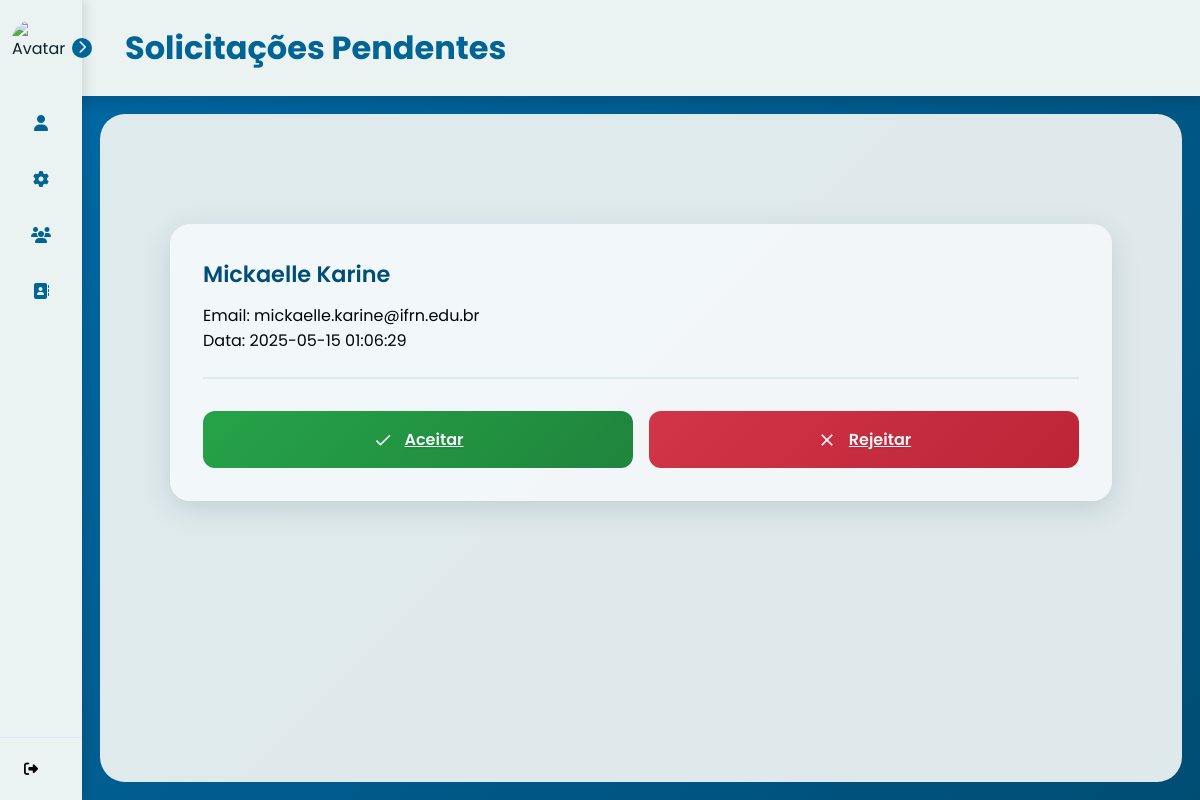
The app's page /solicitacoes_pendentes (signed in), older data.
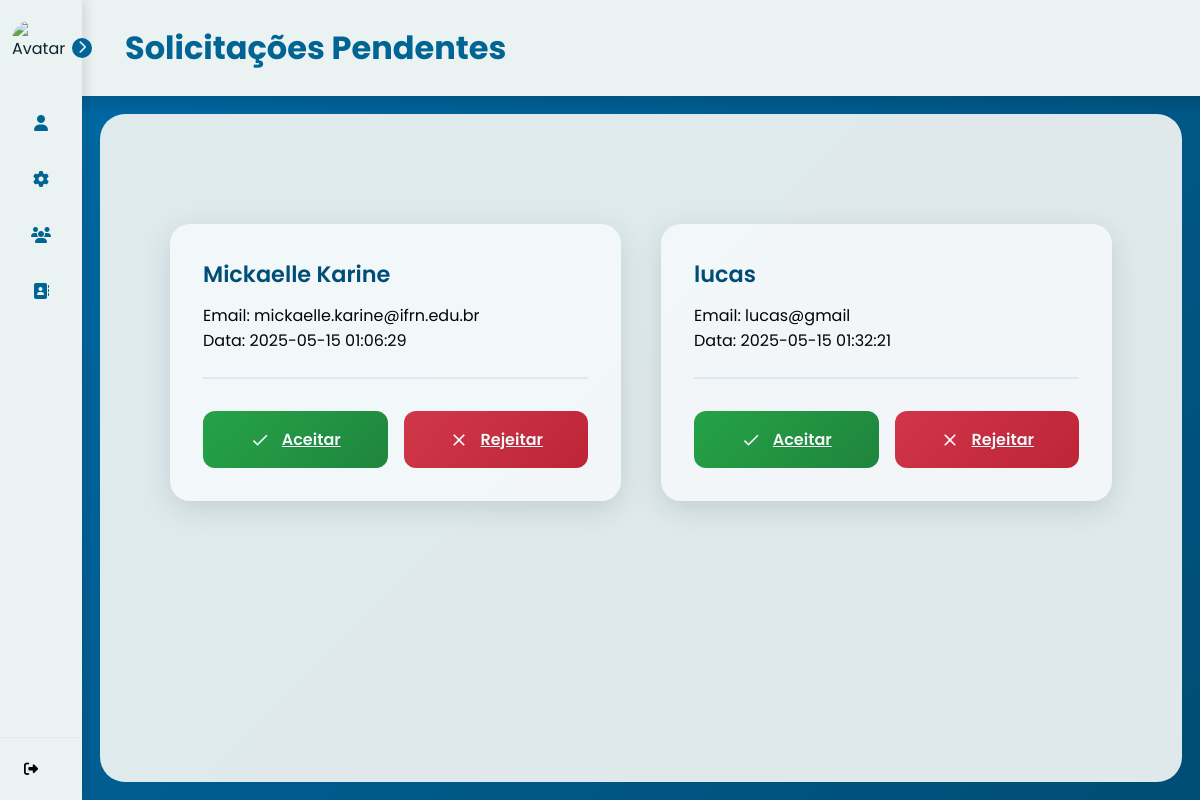
The same page, newer data.
### tables this page shows
CREATE TABLE solicitacoes_personal (
    id INTEGER PRIMARY KEY AUTOINCREMENT,
    aluno_id INTEGER NOT NULL,
    personal_id INTEGER NOT NULL,
    status TEXT DEFAULT 'pendente', /* valores: pendente, aceito, rejeitado */
    data_solicitacao DATETIME DEFAULT CURRENT_TIMESTAMP,
    FOREIGN KEY (aluno_id) REFERENCES users(use_id),
    FOREIGN KEY (personal_id) REFERENCES users(use_id)
);

CREATE TABLE users (
    use_id INTEGER PRIMARY KEY AUTOINCREMENT,
    use_nome TEXT NOT NULL,
    use_senha TEXT NOT NULL,
    use_email TEXT NOT NULL,
    use_telefone TEXT NOT NULL,
    use_data_nascimento DATE NOT NULL,
    use_genero TEXT NOT NULL,
    use_tipo_usuario TEXT NOT NULL,
    use_dias_treino INT,
    use_horario_treino TIME,
    use_dias_trabalho INT ,
    use_horario_trabalho TIME,
    use_idade INT,
    use_peso FLOAT,
    use_altura FLOAT,
    use_imagem BLOB,
    use_foco_treino VARCHAR(90), /*foco do treino que o aluno quer desenvolver*/
    use_tipo_treino VARCHAR(90), /*tipo do treino que o personal gosta de ensinar*/
    use_contador INTEGER DEFAULT 0
);

### controllers/ProfileController.py (the view)
@profile_bp.route('/solicitacoes_pendentes')
@login_required
def solicitacoes_pendentes():
    if current_user.tipo_usuario.lower() != 'personal':
        flash('Acesso restrito a personais')
        return redirect(url_for('profile.profile_personal'))
    conn = obter_conexao()
    solicitacoes = conn.execute('''
        SELECT s.id, u.use_id, u.use_nome, u.use_email, s.data_solicitacao
        FROM solicitacoes_personal s
        JOIN users u ON s.aluno_id = u.use_id
        WHERE s.personal_id = ? AND s.status = 'pendente'
    ''', (current_user.id,)).fetchall()
    conn.close()
    return render_template('solicitacoes_pendentes.html', solicitacoes=solicitacoes)

### app.py (called while the page is built)
@login_manager.user_loader
def load_user(user_id):
    return User.get(user_id)

### models/__init__.py (called while the page is built)
def obter_conexao():
    conn = sqlite3.connect('database.db')
    conn.row_factory = sqlite3.Row
    return conn

### templates/solicitacoes_pendentes.html (shortened to what this page needs)
{% extends "base_personal.html" %}
{% block titlePage %} Solicitações Pendentes {% endblock %}
{% block content %}
<div class="profile-page">
<div class="requests-container" >
    {% if solicitacoes %}
    <div class="requests-grid">
        {% for solic in solicitacoes %}
        <div class="request-card">
            <div class="request-header">
                <h3>{{ solic.use_nome }}</h3>
                <p class="request-details">Email: {{ solic.use_email }}</p>
                <p class="request-details">Data: {{ solic.data_solicitacao }}</p>
            </div>
            <div class="request-actions">
                <a href="{{ url_for('profile.aceitar_solicitacao', solicitacao_id=solic.id) }}"
                   class="btn-action btn-accept">
                    <svg class="action-icon" viewBox="0 0 24 24" fill="currentColor">
                        <path d="M9 16.17L4.83 12l-1.42 1.41L9 19 21 7l-1.41-1.41z"/>
                    </svg>
                    Aceitar
                </a>
                <a href="{{ url_for('profile.rejeitar_solicitacao', solicitacao_id=solic.id) }}"
                   class="btn-action btn-reject">
                    <svg class="action-icon" viewBox="0 0 24 24" fill="currentColor">
                        <path d="M19 6.41L17.59 5 12 10.59 6.41 5 5 6.41 10.59 12 5 17.59 6.41 19 12 13.41 17.59 19 19 17.59 13.41 12z"/>
                    </svg>
                    Rejeitar
                </a>
            </div>
        </div>
        {% endfor %}
    </div>
    {% endif %}
</div>
{% endblock %}

### templates/base_personal.html (shortened to what this page needs)
<!DOCTYPE html>
<html lang="pt-br">
<head>
    <link rel="stylesheet" href="https://cdnjs.cloudflare.com/ajax/libs/font-awesome/6.5.1/css/all.min.css"
 />
    <link href="https://cdnjs.cloudflare.com/ajax/libs/font-awesome/5.15.4/css/all.min.css" rel="stylesheet">
</head>
<body>
    <nav id="sidebar">
        <div id="sidebar_content">
            <div id="logo_avatar">
                <img src="{{ url_for('static', filename='images/') }}" id="logo_avatar_avatar" alt="Avatar">
            </div>
            <ul id="side_items">
                <li class="side-item {% if request.endpoint == 'profile_personal' %}active{% endif %}">
                    <a href="{{ url_for('profile.profile_personal') }}">
                        <i class="fa-solid fa-user"></i>
                    </a>
                </li>
                <li class="side-item {% if request.endpoint == 'configuracoes_personal' %}active{% endif %}">
                    <a href="{{ url_for('profile.configuracoes_personal') }}">
                        <i class="fa-solid fa-gear"></i>
                    </a>
                </li>
                <li class="side-item">
                    <a href="{{ url_for('profile.seus_alunos') }}">
                        <i class="fa-solid fa-users"></i>
                    </a>
                </li>
                <li class="side-item">
                    <a href="{{ url_for('profile.solicitacoes_pendentes')  }}">
                        <i class="fa-solid fa-address-book"></i>
                    </a>
                </li>
            </ul>
            <button id="open_btn">
                <i id="open_btn_icon" class="fa-solid fa-chevron-right"></i>
            </button>
        </div>
        <div id="logout">
            <form action="{{url_for('auth.logout')}}" method="POST">
                <button id="logout_btn" type="submit">
                    <i class="fa-solid fa-right-from-bracket"></i>
                </button>
            </form>
        </div>
    </nav>
    <header>
        <h1>{% block titlePage %} {% endblock %}</h1>
    </header>
    <main class="fade-in">
        {% block content %}{% endblock %}
    </main>
</body>
</html>

### templates/solicitacoes_pendentes.html (style rules this page uses)
:root { --techfit-100: #ffffff; --techfit-200: #006aa7; --techfit-300: #247ba0; --techfit-400: #004d74; --techfit-500: #e8f1f2; --gradient-blue: linear-gradient(135deg, #006aa7 0%, #004d74 100%); --shadow-lg: 0 8px 30px rgba(0, 0, 0, 0.12); }
body { background: var(--gradient-blue); color: white; font-family: 'Inter', system-ui, -apple-system, sans-serif; min-height: 100vh; }
.requests-container { max-width: 1280px; margin: 2rem auto; padding: 2rem 1.5rem; }
.requests-grid { display: grid; grid-template-columns: repeat(auto-fit, minmax(320px, 1fr)); gap: 2.5rem; padding: 1rem; }
.request-card { background: rgba(255, 255, 255, 0.98); border-radius: 20px; padding: 2rem; box-shadow: var(--shadow-lg); transition: all 0.3s cubic-bezier(0.4, 0, 0.2, 1); position: relative; overflow: hidden; backdrop-filter: blur(8px); border: 1px solid rgba(255, 255, 255, 0.3); }
.request-header { border-bottom: 2px solid rgba(36, 123, 160, 0.1); padding-bottom: 1.5rem; margin-bottom: 1.5rem; }
.request-header h3 { color: var(--techfit-400); margin-bottom: 0.75rem; font-size: 1.4rem; font-weight: 600; }
.request-actions { display: flex; gap: 1rem; margin-top: 2rem; }
.btn-action { flex: 1; padding: 1rem; border: none; border-radius: 12px; font-weight: 600; cursor: pointer; transition: all 0.3s ease; display: flex; align-items: center; justify-content: center; gap: 0.75rem; position: relative; overflow: hidden; }
.btn-action::after { content: ''; position: absolute; inset: 0; opacity: 0; transition: opacity 0.3s ease; background: linear-gradient(rgba(255,255,255,0.2), rgba(255,255,255,0.2)); }
.btn-accept { background: linear-gradient(135deg, #28a745 0%, #218838 100%); color: white; text-shadow: 0 1px 2px rgba(0,0,0,0.1); }
.btn-reject { background: linear-gradient(135deg, #dc3545 0%, #c82333 100%); color: white; text-shadow: 0 1px 2px rgba(0,0,0,0.1); }
.action-icon { width: 20px; height: 20px; }

### templates/base_personal.html (style rules this page uses)
* { margin: 0; padding: 0; box-sizing: border-box; font-family: 'Poppins', sans-serif; }
body { display: flex; min-height: 100vh; background-color: #dbe2e2; padding-left: 82px; color: #0d2329; }
header { background-color: #EBF2F2; width: 100%; padding: 24px; padding-left: 100px; position: fixed; top: 0; left: 0; z-index: 998; max-height: 96px; display: flex; align-items: center; justify-content: space-between; box-shadow: 4px 10px 10px rgba(0, 0, 0, 0.1); }
header h1 { color:#006494; padding-left: 25px; }
main { margin-top: 114px; margin-left: 18px; margin-right: 18px; margin-bottom: 18px; border-radius: 25px; width: calc(100% - 36px); padding: 30px; background-color: #EBF2F2; box-sizing: border-box; position: relative; z-index: 997; opacity: 95%; color: black; }
#sidebar { display: flex; flex-direction: column; justify-content: space-between; background-color: #EBF2F2; height: 100vh; width: 82px; position: fixed; top: 0; left: 0; z-index: 999; transition: all .5s; box-shadow: 4px 0 10px rgba(0, 0, 0, 0.1); }
#sidebar_content { padding: 12px; }
#logo_avatar { display: flex; align-items: center; gap: 8px; margin-bottom: 24px; margin-top: 8px; }
#logo_avatar_avatar { width: 55px; height: 55px; object-fit: cover; border-radius: 20px; }
#side_items { display: flex; flex-direction: column; gap: 8px; list-style: none; }
.side-item { border-radius: 8px; padding: 14px; cursor: pointer; }
.side-item a { text-decoration: none; display: flex; align-items: center; justify-content: center; color: #006494; }
.side-item a i { background: none; display: flex; align-items: center; justify-content: center; width: 20px; height: 20px; color: inherit; }
#logout { border-top: 1px solid #e3e9f7; padding: 12px; }
#logout_btn { border: none; gap: 20px; padding: 12px; font-size: 14px; display: flex; align-items: center; justify-content: center; border-radius: 8px; cursor: pointer; background-color: transparent; }
#open_btn { position: absolute; top: 38px; right: -10px; background-color:#006494; color: #e3e9f7; border-radius: 100%; width: 20px; height: 20px; border: none; cursor: pointer; }
#open_btn_icon { transition: transform .3s ease; }

Row changes from the older to the newer data that the page shows:
added solicitacoes_personal: use_nome "lucas", use_email "lucas@gmail", data_solicitacao "2025-05-15 01:32:21"
